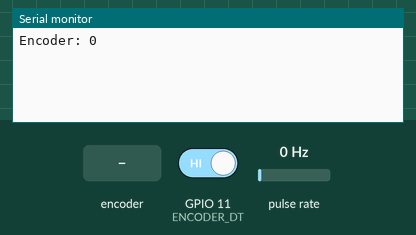
Simulated run of this sketch. Board: ESP32-S3. Shown: the last lines printed to the serial monitor. Wiring (inferred from the names in the program): pulse sensor: data GPIO 10. Inputs (shaded band) come from the test bench; at power-on: pulse rate 0 Hz, GPIO 11 (ENCODER_DT) HIGH.

Above: at 1.2 s.
1.3 s: pulse rate (sensor on GPIO 10) set to 4 Hz
At 1.73 s:
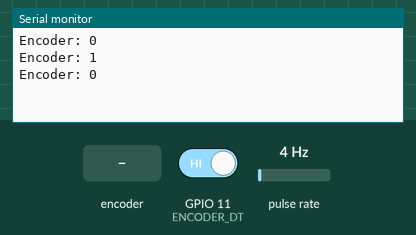
2.8 s: rotary encoder on GPIO 10 (ENCODER_CLK) / GPIO 11 (ENCODER_DT) turned 1 step (first pin leading)
At 2.98 s:
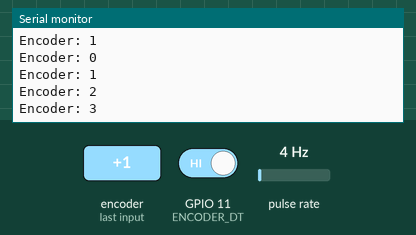
4.5 s: rotary encoder on GPIO 10 (ENCODER_CLK) / GPIO 11 (ENCODER_DT) turned 1 step (first pin leading)
Timing chart, 0 to 7.5 s (numbered marks = the images above; inputs shaded):
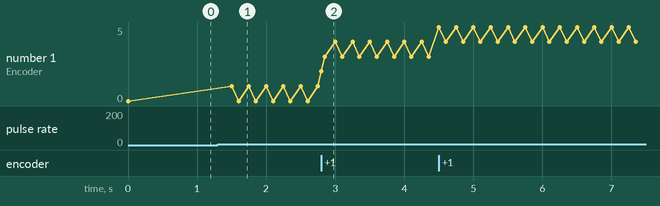

The sketch:

sketch.ino
```cpp
#include <Arduino.h>

// ====== KONFIG ======
#define CORE_ID 1
#define ENCODER_CLK 10
#define ENCODER_DT  11

volatile long encoderPos = 0;
volatile uint32_t lastMicrosISR = 0;

void IRAM_ATTR onClkChange() {
  uint32_t now = micros();
  if (now - lastMicrosISR < 1000) return; // debounce ~1ms
  lastMicrosISR = now;

  int clk = digitalRead(ENCODER_CLK);
  int dt  = digitalRead(ENCODER_DT);
  // A/B Gray code: arah ditentukan oleh relasi CLK vs DT
  if (clk == dt) encoderPos++; else encoderPos--;
}

TaskHandle_t taskH;

void encoderTask(void *pv) {
  pinMode(ENCODER_CLK, INPUT_PULLUP);
  pinMode(ENCODER_DT,  INPUT_PULLUP);
  attachInterrupt(digitalPinToInterrupt(ENCODER_CLK), onClkChange, CHANGE);

  for (;;) {
    static long last = LONG_MIN;
    long cur = encoderPos;
    if (cur != last) {
      Serial.printf("Encoder: %ld\n", cur);
      last = cur;
    }
    vTaskDelay(50 / portTICK_PERIOD_MS);
  }
}

void setup() {
  Serial.begin(115200);
  xTaskCreatePinnedToCore(encoderTask, "encTask", 4096, NULL, 1, &taskH, CORE_ID);
}
void loop() { vTaskDelay(portMAX_DELAY); }
```

Measured:
- after the input at 1.3 s, the serial monitor: prints a new line after 0.20 s (image 1)
- after the input at 2.8 s, the serial monitor: prints a new line at once (image 2)
- plotted number 1: 0 → 1 after the input at 1.3 s, 1 → 3 after the input at 2.8 s
